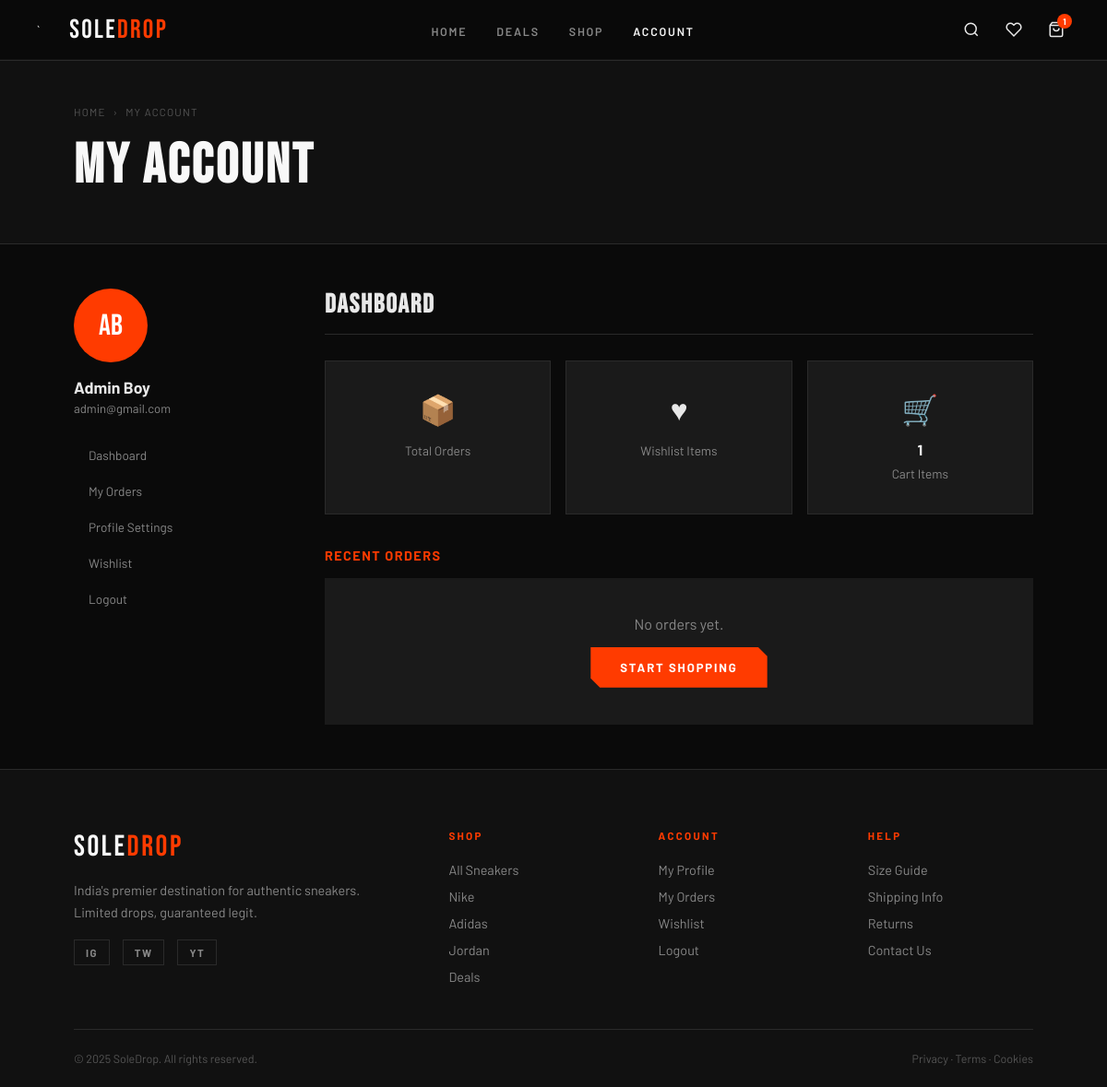
Page /profile/ (signed in) on the committed database.
### accounts/models.py (models this page shows, shortened)
class CustomUser(AbstractUser):
    email = models.EmailField(unique=True)
    first_name = models.CharField(max_length=30)
    last_name = models.CharField(max_length=30)
    phone_number = models.CharField(max_length=15, blank=True, null=True)
    password1 = models.CharField(max_length=128)
    password2 = models.CharField(max_length=128)
    wishlist = models.ManyToManyField('products.Product', blank=True, related_name='wishlisted_by')
    username = None
    USERNAME_FIELD = 'email'
    REQUIRED_FIELDS = []
    objects = CustomUserManager()

### accounts/views.py (the view)
# urls.py: path('profile/', views.profile, name='profile'),
def profile(request):
    cart_count = Cart.objects.filter(user=request.user).first().items.count() if request.user.is_authenticated else 0
    cart_items = Cart.objects.filter(user=request.user).first().items.all() if request.user.is_authenticated else []
    context = {
        'cart_count': cart_count,
        'cart_items': cart_items,
    }
    return render(request, 'profile.html', context)

### cart/models.py (called while the page is built)
    @property
    def total_price(self):
        return self.variant.product.new_price * self.quantity  # Use new_price for total calculation

### templates/profile.html (shortened to what this page needs)
{% extends "base.html" %}
{% load static %}
{% block content %}
<div class="page-hero">
  <div class="breadcrumb">
    <a href="{% url 'products:home' %}">Home</a><span>›</span>
    <span>My Account</span>
  </div>
  <h1 class="page-hero-title">My Account</h1>
</div>
<div class="profile-layout">
  <aside>
    <div class="profile-avatar">{{ user.first_name.0|upper }}{{ user.last_name.0|upper }}</div>
    <p class="profile-name">{{ user.get_full_name|default:user.username }}</p>
    <p class="profile-email">{{ user.email }}</p>
    <ul class="profile-nav">
      <li><a href="{% url 'accounts:profile' %}" {% if active_tab == 'dashboard' %}class="active"{% endif %}>Dashboard</a></li>
      <li><a href="# url 'orders:order_list'#" {% if active_tab == 'orders' %}class="active"{% endif %}>My Orders</a></li>
      <li><a href="{% url 'accounts:profile_edit' %}" {% if active_tab == 'settings' %}class="active"{% endif %}>Profile Settings</a></li>
      <li><a href="{% url 'accounts:wishlist' %}" {% if active_tab == 'wishlist' %}class="active"{% endif %}>Wishlist</a></li>
      <li>
        <form action="{% url 'accounts:logout' %}" method="POST" style="display:inline">
          <button type="submit">Logout</button>
        </form>
      </li>
    </ul>
  </aside>
  <div>
    <div class="profile-section active">
      <h2>Dashboard</h2>
      <div style="display:grid;grid-template-columns:repeat(3,1fr);gap:16px;margin-bottom:36px">
        <div class="feature-card" style="text-align:center">
          <div class="feature-icon">📦</div>
          <p>Total Orders</p>
        </div>
        <div class="feature-card" style="text-align:center">
          <div class="feature-icon">♥</div>
          <p>Wishlist Items</p>
        </div>
        <div class="feature-card" style="text-align:center">
          <div class="feature-icon">🛒</div>
          <h3>{{ cart_count }}</h3>
          <p>Cart Items</p>
        </div>
      </div>
      <h3 style="font-size:.9rem;letter-spacing:.1em;text-transform:uppercase;color:var(--accent);margin-bottom:16px">Recent Orders</h3>
      {% for order in recent_orders %}
        <div class="order-card">
          <div class="order-head">
            <span class="order-id">#{{ order.order_number }}</span>
            <span class="order-status status-{{ order.status }}">{{ order.get_status_display }}</span>
          </div>
          <p class="order-items">
            {% for item in order.items.all|slice:":2" %}
              {{ item.product.name }} (Size {{ item.size }}) × {{ item.quantity }}{% if not forloop.last %}, {% endif %}
            {% endfor %}
            {% if order.items.count > 2 %}+ {{ order.items.count|add:"-2" }} more{% endif %}
          </p>
          <div class="order-footer">
            <span>{{ order.created_at|date:"M j, Y" }}</span>
            <span class="order-total">₹{{ order.total_amount }}</span>
          </div>
          <a href="{% url 'orders:order_detail' order.id %}" style="font-size:.75rem;color:var(--accent);display:inline-block;margin-top:8px">View Details →</a>
        </div>
      {% empty %}
        <div style="padding:40px;text-align:center;background:var(--dark);color:var(--light)">
          <p>No orders yet.</p>
          <a href="{% url 'products:product_list' %}" class="btn-primary" style="margin-top:16px;display:inline-block">Start Shopping</a>
        </div>
      {% endfor %}
    </div>
  </div>
</div>
{% endblock %}

### static/css/main.css (style rules this page uses)
*, *::before, *::after { box-sizing: border-box; margin: 0; padding: 0; }
:root { --black: #0A0A0A; --off-black: #111; --dark: #1A1A1A; --gray: #2A2A2A; --mid: #555; --light: #888; --border: #2A2A2A; --white: #F8F8F8; --accent: #FF3B00; --accent2: #FFD600; --green: #00E676; --text: #E8E8E8; }
html { scroll-behavior: smooth; }
body { font-family: 'Barlow', sans-serif; background: var(--black); color: var(--text); overflow-x: hidden; }
a { text-decoration: none; color: inherit; }
button { font-family: inherit; }
.btn-primary { display: inline-block; background: var(--accent); color: #fff; border: none; padding: 14px 32px; cursor: pointer; font-family: 'Barlow', sans-serif; font-size: .82rem; font-weight: 700; letter-spacing: .14em; text-transform: uppercase; transition: all .2s; clip-path: polygon(0 0, calc(100% - 10px) 0, 100% 10px, 100% 100%, 10px 100%, 0 calc(100% - 10px)); }
.feature-card { background: var(--dark); padding: 32px 28px; border: 1px solid var(--border); transition: border-color .2s; }
.feature-icon { font-size: 2rem; margin-bottom: 14px; }
.feature-card h3 { font-size: 1rem; font-weight: 700; color: var(--white); margin-bottom: 6px; }
.feature-card p { font-size: .85rem; color: var(--light); line-height: 1.6; }
.page-hero { background: var(--off-black); border-bottom: 1px solid var(--border); padding: 48px 80px; }
.breadcrumb { font-size: .72rem; letter-spacing: .1em; text-transform: uppercase; color: var(--mid); margin-bottom: 16px; display: flex; gap: 8px; }
.breadcrumb a { color: var(--mid); transition: color .2s; }
.page-hero-title { font-family: 'Bebas Neue', sans-serif; font-size: clamp(2.5rem, 5vw, 4rem); color: var(--white); letter-spacing: .05em; }
.profile-layout { display: grid; grid-template-columns: 240px 1fr; gap: 32px; padding: 48px 80px; max-width: 1200px; margin: 0 auto; }
.profile-avatar { width: 80px; height: 80px; border-radius: 50%; background: var(--accent); display: flex; align-items: center; justify-content: center; font-family: 'Bebas Neue', sans-serif; font-size: 2rem; color: #fff; margin-bottom: 16px; }
.profile-name { font-size: 1.1rem; font-weight: 700; margin-bottom: 4px; }
.profile-email { font-size: .82rem; color: var(--light); margin-bottom: 24px; }
.profile-nav { list-style: none; display: flex; flex-direction: column; gap: 2px; }
.profile-nav li a, .profile-nav li button { display: block; padding: 10px 16px; font-size: .85rem; color: var(--light); background: none; border: none; width: 100%; text-align: left; cursor: pointer; transition: all .2s; font-family: 'Barlow', sans-serif; }
.profile-section { display: none; }
.profile-section.active { display: block; }
.profile-section h2 { font-family: 'Bebas Neue', sans-serif; font-size: 1.8rem; letter-spacing: .06em; margin-bottom: 28px; padding-bottom: 14px; border-bottom: 1px solid var(--border); }

### rows in the picture
CustomUser: first_name.0 "A", last_name.0 "B", get_full_name "Admin Boy", email "admin@gmail.com"

### other values in the picture
{{ cart_count|default:0 }} "1"
{{ cart_count }} "1"
